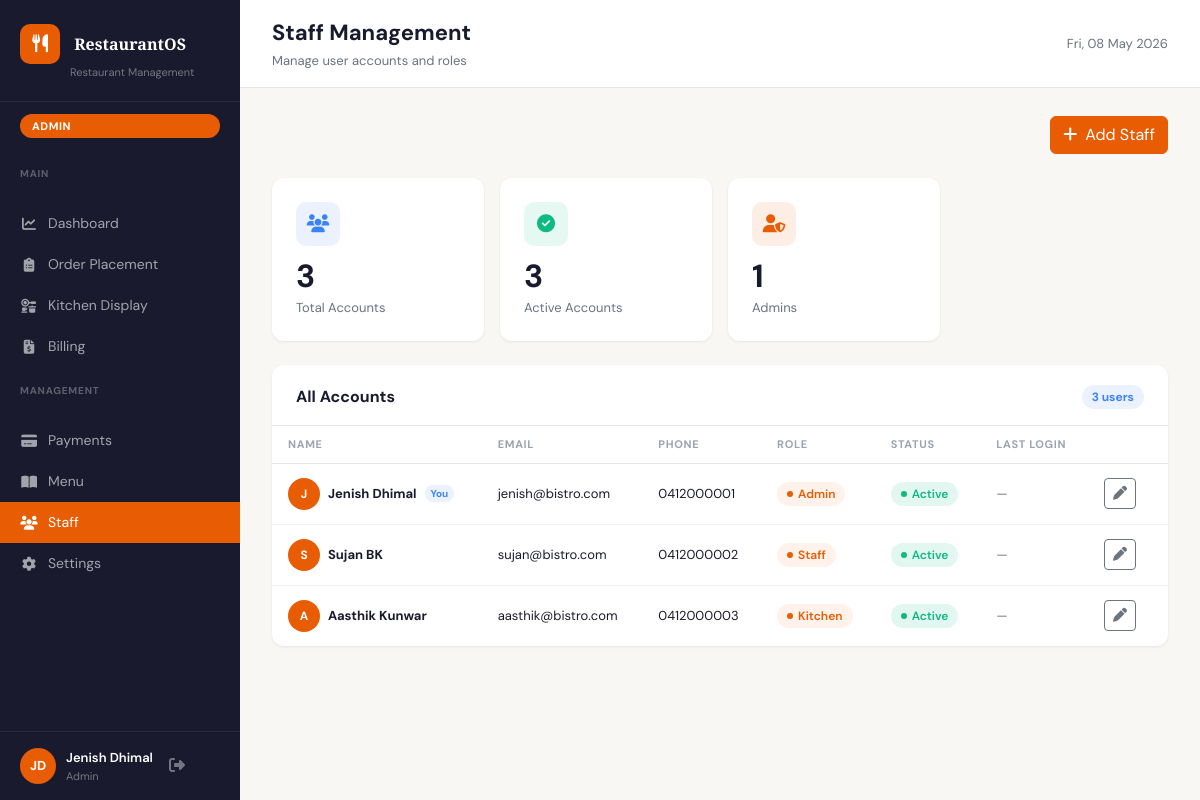
Page /staff.php (signed in) on the committed database.
### tables this page shows
CREATE TABLE roles (
    id INT UNSIGNED AUTO_INCREMENT PRIMARY KEY,
    name ENUM('admin','staff','kitchen') NOT NULL UNIQUE
);

CREATE TABLE users (
    id INT UNSIGNED AUTO_INCREMENT PRIMARY KEY,
    name VARCHAR(100) NOT NULL,
    email VARCHAR(150) NOT NULL UNIQUE,
    phone VARCHAR(20),
    password_hash VARCHAR(255) NOT NULL,
    role_id INT UNSIGNED NOT NULL,
    status ENUM('active','inactive') NOT NULL DEFAULT 'active',
    created_at DATETIME NOT NULL DEFAULT CURRENT_TIMESTAMP,
    last_login DATETIME,
    FOREIGN KEY (role_id) REFERENCES roles(id)
);

### includes/auth.php (called while the page is built, shortened)
<?php
function is_admin(): bool   { return ($_SESSION['role'] ?? '') === 'admin'; }
function is_kitchen(): bool { return ($_SESSION['role'] ?? '') === 'kitchen'; }
function current_user(): ?array {
    return [
        'id'   => $_SESSION['user_id'],
        'name' => $_SESSION['name'],
        'role' => $_SESSION['role'],
    ];
}

### staff.php (the view, shortened to what this page needs)
<?php
require_once __DIR__ . '/includes/auth.php';
$pdo = db();
$users = $pdo->query(
    "SELECT u.id, u.name, u.email, u.phone, u.status, u.last_login, r.name AS role, r.id AS role_id
     FROM users u JOIN roles r ON r.id = u.role_id ORDER BY r.id, u.name"
)->fetchAll();
$total  = count($users);
$active = count(array_filter($users, fn($u) => $u['status'] === 'active'));
$admins = count(array_filter($users, fn($u) => $u['role'] === 'admin'));
$pageTitle    = 'Staff Management';
$pageSubtitle = 'Manage user accounts and roles';
$activePage   = 'staff';
require_once __DIR__ . '/includes/header.php';
?>
<div class="d-flex justify-content-between align-items-center mb-4">
  <button class="btn btn-primary" data-bs-toggle="modal" data-bs-target="#addModal">
    <i class="fa-solid fa-plus me-2"></i>Add Staff
  </button>
</div>
<div class="row g-3 mb-4">
  <div class="col-md-3">
    <div class="stat-card">
      <div class="stat-icon" style="background:rgba(59,130,246,.1);color:#3b82f6;"><i class="fa-solid fa-users"></i></div>
      <div class="stat-value"><?= $total ?></div>
      <div class="stat-label">Total Accounts</div>
    </div>
  </div>
  <div class="col-md-3">
    <div class="stat-card">
      <div class="stat-icon" style="background:rgba(16,185,129,.1);color:var(--green);"><i class="fa-solid fa-circle-check"></i></div>
      <div class="stat-value"><?= $active ?></div>
      <div class="stat-label">Active Accounts</div>
    </div>
  </div>
  <div class="col-md-3">
    <div class="stat-card">
      <div class="stat-icon" style="background:rgba(232,93,4,.1);color:var(--accent);"><i class="fa-solid fa-user-shield"></i></div>
      <div class="stat-value"><?= $admins ?></div>
      <div class="stat-label">Admins</div>
    </div>
  </div>
</div>
<div class="section-card">
  <div class="section-card-header">
    <h2>All Accounts</h2>
    <span style="background:rgba(59,130,246,.1);color:#3b82f6;font-size:12px;font-weight:700;padding:3px 10px;border-radius:12px;">
      <?= $total ?> users
    </span>
  </div>
  <div style="overflow-x:auto;">
    <table class="ros-table">
      <thead>
        <tr>
          <th>Name</th>
          <th>Email</th>
          <th>Phone</th>
          <th>Role</th>
          <th>Status</th>
          <th>Last Login</th>
          <th style="width:80px;"></th>
        </tr>
      </thead>
      <tbody>
        <?php foreach ($users as $u): ?>
        <tr>
          <td>
            <div class="d-flex align-items-center gap-2">
              <div style="width:32px;height:32px;border-radius:50%;background:var(--accent);color:white;
                          display:flex;align-items:center;justify-content:center;font-size:12px;font-weight:700;flex-shrink:0;">
                <?= strtoupper(mb_substr($u['name'], 0, 1)) ?>
              </div>
              <strong><?= htmlspecialchars($u['name']) ?></strong>
              <?php if ($u['id'] == $_SESSION['user_id']): ?>
                <span style="font-size:10px;background:rgba(59,130,246,.1);color:#3b82f6;padding:1px 6px;border-radius:8px;font-weight:700;">You</span>
              <?php endif; ?>
            </div>
          </td>
          <td><?= htmlspecialchars($u['email']) ?></td>
          <td><?= htmlspecialchars($u['phone'] ?? '—') ?></td>
          <td>
            <span class="status-badge" style="background:rgba(232,93,4,.08);color:var(--accent);">
              <?= ucfirst(htmlspecialchars($u['role'])) ?>
            </span>
          </td>
          <td>
            <?php if ($u['status'] === 'active'): ?>
              <span class="status-badge status-ready">Active</span>
            <?php else: ?>
              <span class="status-badge" style="background:rgba(107,114,128,.1);color:#6b7280;">Inactive</span>
            <?php endif; ?>
          </td>
          <td style="color:var(--text-secondary);font-size:13px;">
            <?= $u['last_login'] ? date('d M Y, g:i A', strtotime($u['last_login'])) : '—' ?>
          </td>
          <td>
            <button class="btn btn-sm btn-outline-secondary"
              onclick="openEdit(<?= htmlspecialchars(json_encode($u), ENT_QUOTES) ?>)">
              <i class="fa-solid fa-pen"></i>
            </button>
          </td>
        </tr>
        <?php endforeach; ?>
      </tbody>
    </table>
  </div>
</div>
<?php require_once __DIR__ . '/includes/footer.php'; ?>

### includes/header.php (shortened to what this page needs)
<?php
$user = current_user();
$initials = strtoupper(implode('', array_map(fn($w) => $w[0], array_filter(explode(' ', $user['name'])))));
$today = date('D, d M Y');
?>
<!DOCTYPE html>
<html lang="en">
<head>
  <link href="https://cdn.jsdelivr.net/npm/bootstrap@5.3.3/dist/css/bootstrap.min.css" rel="stylesheet">
  <link href="https://cdnjs.cloudflare.com/ajax/libs/font-awesome/6.5.0/css/all.min.css" rel="stylesheet">
  <link href="/assets/css/app.css" rel="stylesheet">
</head>
<body>
<div class="app-layout">
  <nav class="sidebar">
    <div class="sidebar-brand">
      <span class="brand-icon"><i class="fa-solid fa-utensils"></i></span>
      <span class="brand-name">RestaurantOS</span>
      <span class="brand-sub">Restaurant Management</span>
    </div>
    <span class="role-badge"><?= strtoupper(htmlspecialchars($user['role'])) ?></span>
    <p class="sidebar-section-label">Main</p>
    <ul class="sidebar-nav">
      <?php if (is_admin()): ?>
      <li><a href="/dashboard.php" class="<?= $activePage === 'dashboard' ? 'active' : '' ?>">
        <i class="fa-solid fa-chart-line"></i> Dashboard
      </a></li>
      <?php endif; ?>
      <?php if (!is_kitchen()): ?>
      <li><a href="/orders.php" class="<?= $activePage === 'orders' ? 'active' : '' ?>">
        <i class="fa-solid fa-clipboard-list"></i> Order Placement
      </a></li>
      <?php endif; ?>
      <li><a href="/kitchen.php" class="<?= $activePage === 'kitchen' ? 'active' : '' ?>">
        <i class="fa-solid fa-kitchen-set"></i> Kitchen Display
      </a></li>
      <?php if (!is_kitchen()): ?>
      <li><a href="/bill.php" class="<?= $activePage === 'billing' ? 'active' : '' ?>">
        <i class="fa-solid fa-file-invoice-dollar"></i> Billing
      </a></li>
      <?php endif; ?>
    </ul>
    <p class="sidebar-section-label"><?= is_admin() ? 'Management' : 'More' ?></p>
    <ul class="sidebar-nav">
      <?php if (!is_kitchen()): ?>
      <li><a href="/payments.php" class="<?= $activePage === 'payments' ? 'active' : '' ?>">
        <i class="fa-solid fa-credit-card"></i> Payments
      </a></li>
      <?php endif; ?>
      <?php if (is_admin()): ?>
      <li><a href="/menu.php" class="<?= $activePage === 'menu' ? 'active' : '' ?>">
        <i class="fa-solid fa-book-open"></i> Menu
      </a></li>
      <li><a href="/staff.php" class="<?= $activePage === 'staff' ? 'active' : '' ?>">
        <i class="fa-solid fa-users"></i> Staff
      </a></li>
      <li><a href="/settings.php" class="<?= $activePage === 'settings' ? 'active' : '' ?>">
        <i class="fa-solid fa-gear"></i> Settings
      </a></li>
      <?php endif; ?>
    </ul>
    <div class="sidebar-user">
      <div class="avatar"><?= htmlspecialchars($initials) ?></div>
      <div>
        <div class="user-name"><?= htmlspecialchars($user['name']) ?></div>
        <div class="user-role"><?= ucfirst(htmlspecialchars($user['role'])) ?></div>
      </div>
      <form method="POST" action="/logout.php" style="margin:0">
        <button type="submit" class="btn-logout" title="Logout">
          <i class="fa-solid fa-right-from-bracket"></i>
        </button>
      </form>
    </div>
  </nav>
  <div class="main-content">
    <header class="topbar">
      <div>
        <div class="topbar-title"><?= htmlspecialchars($pageTitle) ?></div>
        <div class="topbar-sub"><?= htmlspecialchars($pageSubtitle ?? '') ?></div>
      </div>
      <div class="topbar-actions">
        <span class="topbar-date"><?= htmlspecialchars($today) ?></span>
      </div>
    </header>
    <div class="page-content">

### rows in the picture
roles: name "ADMIN", name "Admin"
users: name "JD", name "Jenish Dhimal", name "J", shows "You", email "jenish@bistro.com", phone "0412000001", role.name "Admin", status "Active"
users: name "S", name "Sujan BK", email "sujan@bistro.com", phone "0412000002", role.name "Staff", status "Active"
users: name "A", name "Aasthik Kunwar", email "aasthik@bistro.com", phone "0412000003", role.name "Kitchen", status "Active"

### other values in the picture
$pageTitle "Staff Management"
$pageSubtitle "Manage user accounts and roles"
$total "3"
$active "3"
$admins "1"
